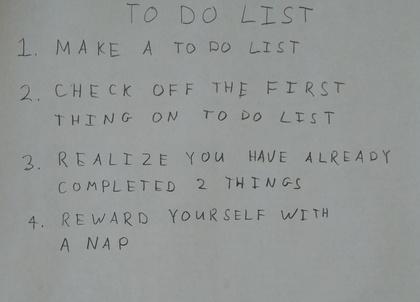
%> input picture images/01_list.jpg, 420 x 302 px, shrunk from 2270 x 1631 before the run; its folder holds only this picture in this run
$ octave testFindLetters.m   (GNU Octave 9; MATLAB toolbox functions it lacks are replaced by stand-ins)
%> lines starting %> are read from the running program, lines starting %| are printed output that depends on the picture; in (x1, y1, x2, y2) boxes, pixels count from 0 and x2, y2 are one past the last pixel; in counts of white or black regions, pixels touching at a corner belong together; the program's own positions count from 1
%> further down, im is the input picture: size 302x420x3 uint8; mean R, G, B 146.5, 150.1, 148.9
### code/findLetters.m
function [lines, bw] = findLetters(im)
% [lines, BW] = findLetters(im) processes the input RGB image and returns a cell
% array 'lines' of located characters in the image, as well as a binary
% representation of the input image. The cell array 'lines' should contain one
% matrix entry for each line of text that appears in the image. Each matrix entry
% should have size Lx4, where L represents the number of letters in that line.
% Each row of the matrix should contain 4 numbers [x1, y1, x2, y2] representing
% the top-left and bottom-right position of each box. The boxes in one line should
% be sorted by x1 value.


%Your code here
img_gray = rgb2gray(im);
sigma = 1;
%bw_g = imgaussfilt(img_gray, sigma);
% bw_g = imdilate(bw_g, strel('disk', 2));
bw_g = imgaussfilt(img_gray, sigma);
se = strel('disk',5);
bw_g = imerode(bw_g,se);
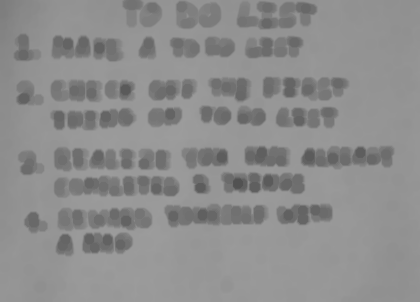
%> bw_g: size 302x420 uint8; min 82, max 156, mean 140.6

bw = imbinarize(bw_g);
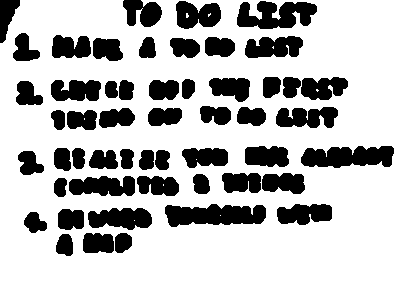
%> bw: size 302x420 logical; 75.8% white; 52 black regions, largest, box (x1, y1, x2, y2) and area: (165, 204, 266, 227) 1748, (301, 146, 394, 168) 1596, (237, 1, 317, 29) 1549
bw_bin = imcomplement(bw);
CC = bwconncomp(bw_bin);
%> CC = 52 connected components
num_objs = CC.NumObjects;
%> num_objs = 52
% close all;
% imshow(bw_bin);
% hold on;
off_set = 2;

numPixels = cellfun(@numel,CC.PixelIdxList);
%> numPixels = 52 values, max 1748 at index 32, min 189 at index 21, mean 589.3

lines = {};
letters = [];
for i = 1:num_objs
    if numPixels(i) < 600
        continue
    end

    [row,col] = ind2sub(size(bw_bin), CC.PixelIdxList{i});
    x1 = min(col) - off_set;
    x2 = max(col) + off_set;
    y1 = min(row) - off_set;    %to take some extra space around the letter
    y2 = max(row) + off_set;
    % [4 lines of commented-out code are left out]
    letters = [letters; [x1, y1, x2, y2]];

end
%> this loop made 52 passes
%> (x1, x2, y1, y2) on passes 17, 25, 26, 32, 34, 36, 40, 41, 42, 44, 45, 46: (87, 154, 207, 232), (122, 164, -1, 29), (136, 181, 175, 198), (164, 268, 203, 229), (175, 223, 0, 31), (181, 230, 147, 170), (208, 252, 77, 104), (221, 263, 172, 195), (236, 319, 0, 31), (244, 305, 35, 60), (244, 291, 145, 169), (261, 307, 172, 196)
%> (x1, x2, y1, y2, letters) on passes 6, 8, 14: (50, 103, 79, 103, [50 79 103 103]), (51, 93, 34, 60, [50 79 103 103; 51 34 93 60]), (68, 137, 175, 198, [50 79 103 103; 51 34 93 60; 68 175 137 198])
%> after the loop, letters = 19 rows, first 8: [50 79 103 103; 51 34 93 60; 68 175 137 198; 87 207 154 232; 122 -1 164 29; 136 175 181 198; 164 203 268 229; 175 0 223 31]

[~,idx] = sort(letters(:,2)); % sort just the first column
%> idx = 19 values, max 19 at index 11, min 1 at index 8, mean 10
sorted_letters = letters(idx,:);   % sort the whole matrix using the sort indices
%> sorted_letters = 19 rows, first 8: [122 -1 164 29; 175 0 223 31; 236 0 319 31; 51 34 93 60; 244 35 305 60; 300 76 350 102; 208 77 252 104; 50 79 103 103]
for i = 1:size(sorted_letters,1)
    if length(lines) == 0
        lines{1} = sorted_letters(i,:);
        j =1;
    else
        x1 = sorted_letters(i,2);
        if (x1 >= (lines{j}(1,2) - 10)) && (x1 <= (lines{j}(1,4)+10))
            %Append in existing line
            lines{j} = [lines{j}; sorted_letters(i,:)];
        else
            %New lines
            j = j + 1;
            lines{j} = sorted_letters(i,:);
        end
    end
end
%> this loop made 19 passes
%> x1 on passes 2 to 13: 0, 0, 34, 35, 76, 77, 79, 106, 145, 145, 147, 172
%> after the loop, lines = 4 items

%Sort lines based on letters sequence
for i = 1:length(lines)
    [~,idx] = sort(lines{i}(:,1)); % sort just the second column
    sorted_letters = lines{i}(idx,:);   % sort the whole matrix using the sort indices
    lines{i} = sorted_letters;
end
%> this loop made 4 passes
%> idx on passes 1 to 3: [4; 1; 2; 3; 5], [3; 2; 4; 1], [6; 7; 3; 4; 1; 5; 2]
%> (idx, sorted_letters) on pass 4: ([3; 1; 2], [87 207 154 232; 164 203 268 229; 276 203 334 227])


assert(size(lines{1},2) == 4,'each matrix entry should have size Lx4');
assert(size(lines{end},2) == 4,'each matrix entry should have size Lx4');
lineSortcheck = lines{1};
%> lineSortcheck = [51 34 93 60; 122 -1 164 29; 175 0 223 31; 236 0 319 31; 244 35 305 60]
assert(issorted(lineSortcheck(:,1)) | issorted(lineSortcheck(end:-1:1,1)),'Matrix should be sorted in x1');

end

### code/testFindLetters.m
% Your code here.
clear
close all
dir_name = '../images/';
file_names = dir([dir_name '*.jpg']);
for i= 1:length(file_names)
    file_path_name = [file_names(i).folder '/' file_names(i).name];
    im = imread(file_path_name);

    [lines, bw] = findLetters(im);
%> lines = 4 items
    figure;
    imshow(bw);
    hold on;
    for j = 1: length(lines)
        for l = 1: size(lines{j},1) %loop over letters
            x1 = lines{j}(l,1);
            y1 = lines{j}(l,2);
            x2 = lines{j}(l,3);
            y2 = lines{j}(l,4);
            rec_h = x2 - x1;
            rec_w = y2 - y1;
            rectangle('Position', [x1, y1, rec_h,rec_w  ], 'LineWidth', 3, 'EdgeColor', 'r' );

        end
    end
%> this loop made 4 passes
    %Save image
    title(file_path_name);
    name = strcat('../results/q4_3_det_char_', num2str(i));
    name = strcat(name, '.jpg');
    Image = getframe(gcf);
    imwrite(Image.cdata, name);
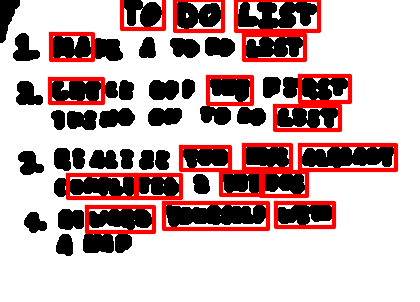
%> saved as q4_3_det_char_1.jpg: size 302x420x3 uint8; mean R, G, B 194.6, 169.6, 169.6


end
